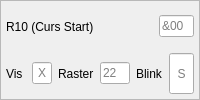
          <widget class="QFrame" name="r10">
           <property name="sizePolicy">
            <sizepolicy hsizetype="Preferred" vsizetype="Preferred">
             <horstretch>0</horstretch>
             <verstretch>0</verstretch>
            </sizepolicy>
           </property>
           <property name="frameShape">
            <enum>QFrame::StyledPanel</enum>
           </property>
           <layout class="QVBoxLayout" name="verticalLayout_12">
            <property name="spacing">
             <number>-1</number>
            </property>
            <property name="leftMargin">
             <number>5</number>
            </property>
            <property name="topMargin">
             <number>5</number>
            </property>
            <property name="rightMargin">
             <number>5</number>
            </property>
            <property name="bottomMargin">
             <number>5</number>
            </property>
            <item>
             <widget class="QWidget" name="r10_value" native="true">
              <layout class="QHBoxLayout" name="horizontalLayout_28">
               <property name="leftMargin">
                <number>0</number>
               </property>
               <property name="topMargin">
                <number>0</number>
               </property>
               <property name="rightMargin">
                <number>0</number>
               </property>
               <property name="bottomMargin">
                <number>0</number>
               </property>
               <item>
                <widget class="QLabel" name="lbl_r10">
                 <property name="text">
                  <string>R10 (Curs Start)</string>
                 </property>
                </widget>
               </item>
               <item>
                <widget class="QLineEdit" name="txt_r10">
                 <property name="sizePolicy">
                  <sizepolicy hsizetype="Fixed" vsizetype="Fixed">
                   <horstretch>0</horstretch>
                   <verstretch>0</verstretch>
                  </sizepolicy>
                 </property>
                 <property name="minimumSize">
                  <size>
                   <width>30</width>
                   <height>0</height>
                  </size>
                 </property>
                 <property name="maximumSize">
                  <size>
                   <width>35</width>
                   <height>16777215</height>
                  </size>
                 </property>
                 <property name="baseSize">
                  <size>
                   <width>50</width>
                   <height>0</height>
                  </size>
                 </property>
                 <property name="inputMask">
                  <string notr="true"/>
                 </property>
                 <property name="maxLength">
                  <number>3</number>
                 </property>
                 <property name="placeholderText">
                  <string>&amp;00</string>
                 </property>
                </widget>
               </item>
              </layout>
             </widget>
            </item>
            <item>
             <widget class="QWidget" name="r10_breakout" native="true">
              <layout class="QHBoxLayout" name="horizontalLayout_16">
               <property name="leftMargin">
                <number>0</number>
               </property>
               <property name="topMargin">
                <number>0</number>
               </property>
               <property name="rightMargin">
                <number>0</number>
               </property>
               <property name="bottomMargin">
                <number>0</number>
               </property>
               <item>
                <widget class="QLabel" name="label">
                 <property name="text">
                  <string>Vis</string>
                 </property>
                </widget>
               </item>
               <item>
                <widget class="QLineEdit" name="txt_r10_curs">
                 <property name="sizePolicy">
                  <sizepolicy hsizetype="Fixed" vsizetype="Fixed">
                   <horstretch>0</horstretch>
                   <verstretch>0</verstretch>
                  </sizepolicy>
                 </property>
                 <property name="minimumSize">
                  <size>
                   <width>20</width>
                   <height>0</height>
                  </size>
                 </property>
                 <property name="maximumSize">
                  <size>
                   <width>20</width>
                   <height>16777215</height>
                  </size>
                 </property>
                 <property name="maxLength">
                  <number>1</number>
                 </property>
                 <property name="alignment">
                  <set>Qt::AlignCenter</set>
                 </property>
                 <property name="placeholderText">
                  <string>X</string>
                 </property>
                </widget>
               </item>
               <item>
                <widget class="QLabel" name="lbl_r10_start">
                 <property name="text">
                  <string>Raster</string>
                 </property>
                </widget>
               </item>
               <item>
                <widget class="QLineEdit" name="txt_r10_start">
                 <property name="sizePolicy">
                  <sizepolicy hsizetype="Fixed" vsizetype="Fixed">
                   <horstretch>0</horstretch>
                   <verstretch>0</verstretch>
                  </sizepolicy>
                 </property>
                 <property name="maximumSize">
                  <size>
                   <width>30</width>
                   <height>16777215</height>
                  </size>
                 </property>
                 <property name="inputMask">
                  <string notr="true"/>
                 </property>
                 <property name="text">
                  <string notr="true"/>
                 </property>
                 <property name="maxLength">
                  <number>2</number>
                 </property>
                 <property name="placeholderText">
                  <string>22</string>
                 </property>
                </widget>
               </item>
               <item>
                <widget class="QLabel" name="lbl_r10_blink">
                 <property name="text">
                  <string>Blink</string>
                 </property>
                </widget>
               </item>
               <item>
                <widget class="QLineEdit" name="txt_r10_blink">
                 <property name="sizePolicy">
                  <sizepolicy hsizetype="Fixed" vsizetype="Fixed">
                   <horstretch>0</horstretch>
                   <verstretch>0</verstretch>
                  </sizepolicy>
                 </property>
                 <property name="minimumSize">
                  <size>
                   <width>20</width>
                   <height>0</height>
                  </size>
                 </property>
                 <property name="maximumSize">
                  <size>
                   <width>25</width>
                   <height>32768</height>
                  </size>
                 </property>
                 <property name="inputMask">
                  <string/>
                 </property>
                 <property name="maxLength">
                  <number>1</number>
                 </property>
                 <property name="alignment">
                  <set>Qt::AlignCenter</set>
                 </property>
                 <property name="placeholderText">
                  <string>S</string>
                 </property>
                </widget>
               </item>
              </layout>
             </widget>
            </item>
           </layout>
          </widget>
